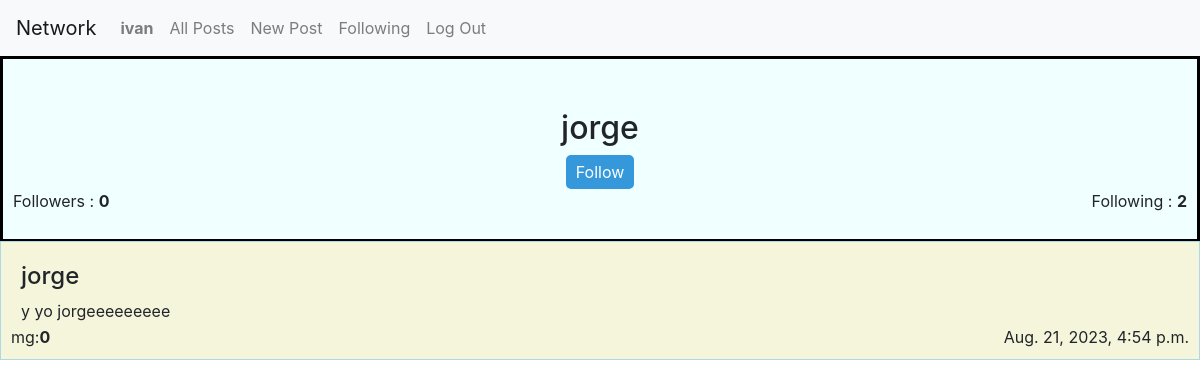
Screenshot of /user/8 (signed in) with the database file from the repository.
### network/models.py (models this page shows, shortened)
class User(AbstractUser):
    pass

class Post(models.Model):
    id_user = models.ForeignKey(User, on_delete=models.SET_NULL, null=True, default=None)
    content = models.CharField(max_length=10000)
    date = models.DateTimeField(auto_now_add=True)
    mg = models.IntegerField(default=0)

### network/views.py (the view)
# urls.py: path("user/<int:id_user>", views.individualprofile , name="individualprofile" ),
def individualprofile(request, id_user):
    if request.method == "GET":
        user_profile = User.objects.get(pk= id_user)
        user_logued = User.objects.get(pk=request.user.id)
        posts_user = Post.objects.filter(id_user=user_profile.id)
        posts_order = sorted(posts_user, key=lambda x: x.date, reverse=True)
        follower = Follow.objects.filter(follower=user_logued , following= user_profile)
        if len(follower) != 0 :
            state_follow = True
        else:
            state_follow= False
        followers = user_profile.followers.count()
        following = user_profile.following.count()
        return render(request, 'network/individualprofile.html', {
            "userindividual": user_profile,
            "posts" : posts_order,
            "followers" : followers,
            "following" : following,
            "state" : state_follow
        })

### network/templates/network/individualprofile.html (shortened to what this page needs)
{% extends "network/layout.html" %}
{% load static %}
{% block body %}
    <div class="perfil">
        <div class="nameperfil">
            <h2>{{userindividual.username}}</h2>
            {% if user.is_authenticated %}
                {% if user.id != userindividual.id  %}
                    {% if state == 0 %}
                        <form  action="{% url 'follow' %}" method="post" >
                            <button type="submit" class="follow" id="stateButton" >Follow</button>
                        </form>
                    {% endif %}
                {% endif %}
            {% endif %}
        </div>
        <div class="mg">
            <p>Followers : <b>{{followers}}</b></p>
        </div>
        <div class="date">
            <p>Following : <b>{{following}}</b></p>
        </div>
    </div>
    {% for post in posts %}
        <div class="post_index">
            <h4>{{post.id_user.username}}</h4>
            <p>{{post.content}} </p>
            <p class="date">{{post.date}} </p>
            <p class="mg">mg:<b>{{post.mg}}</b>  </p>
        </div>
    {% endfor %}
{% endblock %}

### network/templates/network/layout.html (shortened to what this page needs)
{% load static %}
<!DOCTYPE html>
<html lang="en">
    <head>
        <link rel="stylesheet" href="https://stackpath.bootstrapcdn.com/bootstrap/4.4.1/css/bootstrap.min.css">
        <link href="{% static 'network/styles.css' %}" rel="stylesheet">
    </head>
    <body>
        <nav class="navbar navbar-expand-lg navbar-light bg-light">
            <a class="navbar-brand" href="#">Network</a>
            <div>
              <ul class="navbar-nav mr-auto">
                {% if user.is_authenticated %}
                    <li class="nav-item">
                        <a class="nav-link" ><strong>{{ user.username }}</strong></a>
                    </li>
                {% endif %}
                <li class="nav-item">
                  <a class="nav-link" href="{% url 'index' %}">All Posts</a>
                </li>
                {% if user.is_authenticated %}
                    <li class="nav-item">
                        <a class="nav-link" href="{% url 'new_post' %}"> New Post</a>
                    </li>
                    <li class="nav-item">
                        <a class="nav-link" href="{% url 'postfollowing' %}">Following</a>
                    </li>
                    <li class="nav-item">
                        <a class="nav-link" href="{% url 'logout' %}">Log Out</a>
                    </li>
                {% endif %}
              </ul>
            </div>
          </nav>
        <div class="body">
            {% block body %}
            {% endblock %}
        </div>
    </body>
</html>

### network/static/network/styles.css (style rules this page uses)
.post_index { position: relative; margin: 0; margin-top: -1px; padding: 20px; border: 1px solid lightblue; background-color: beige; box-sizing: border-box; }
.date { position: absolute; bottom: 0; right: 0; margin: 10px; }
.mg { position: absolute; bottom: 0; left: 0; margin: 10px; }
.perfil { border: 3px solid black; background-color: azure; padding: 50px; position: relative; }
.nameperfil { justify-content: center; text-align: center; }
#stateButton { display: inline-block; padding: 5px 10px; background-color: #3498db; color: #ffffff; border: none; border-radius: 5px; font-size: 16px; cursor: pointer; transition: background-color 0.3s, color 0.3s; }

### rows the page displays
User: username "ivan"
User: username "jorge"
Post: id_user.username "jorge", content "y yo jorgeeeeeeeee", date "Aug. 21, 2023, 4:54 p.m.", mg "0"

### other values shown
{{ followers }} "0"
{{ following }} "2"
